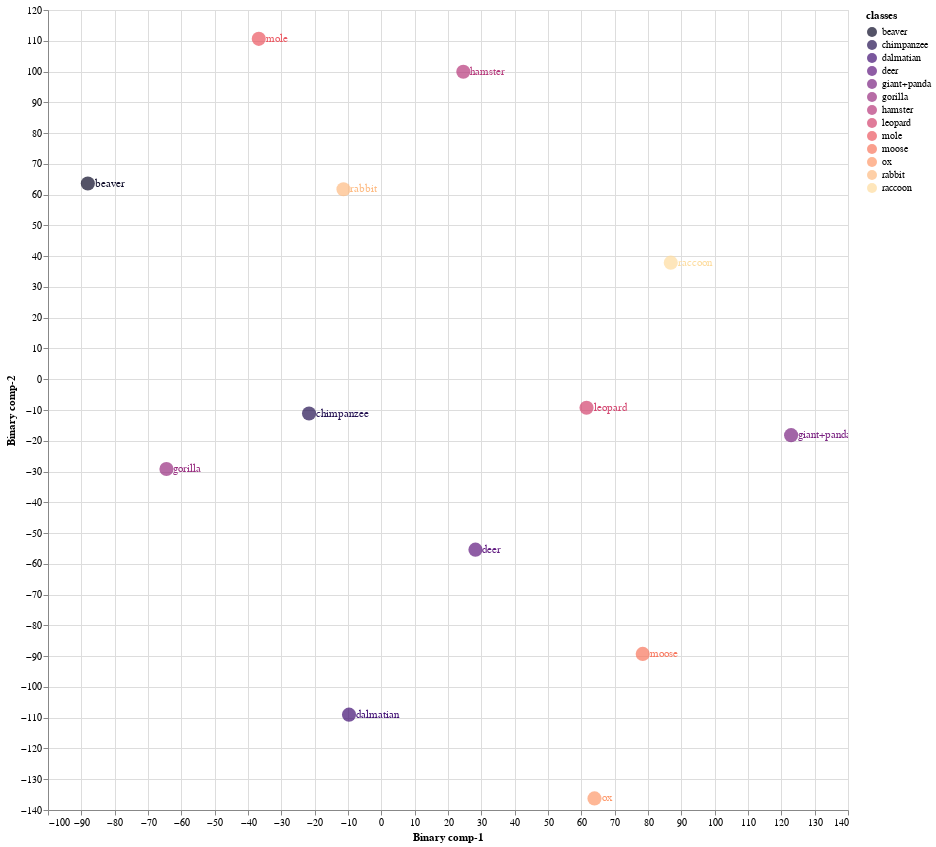
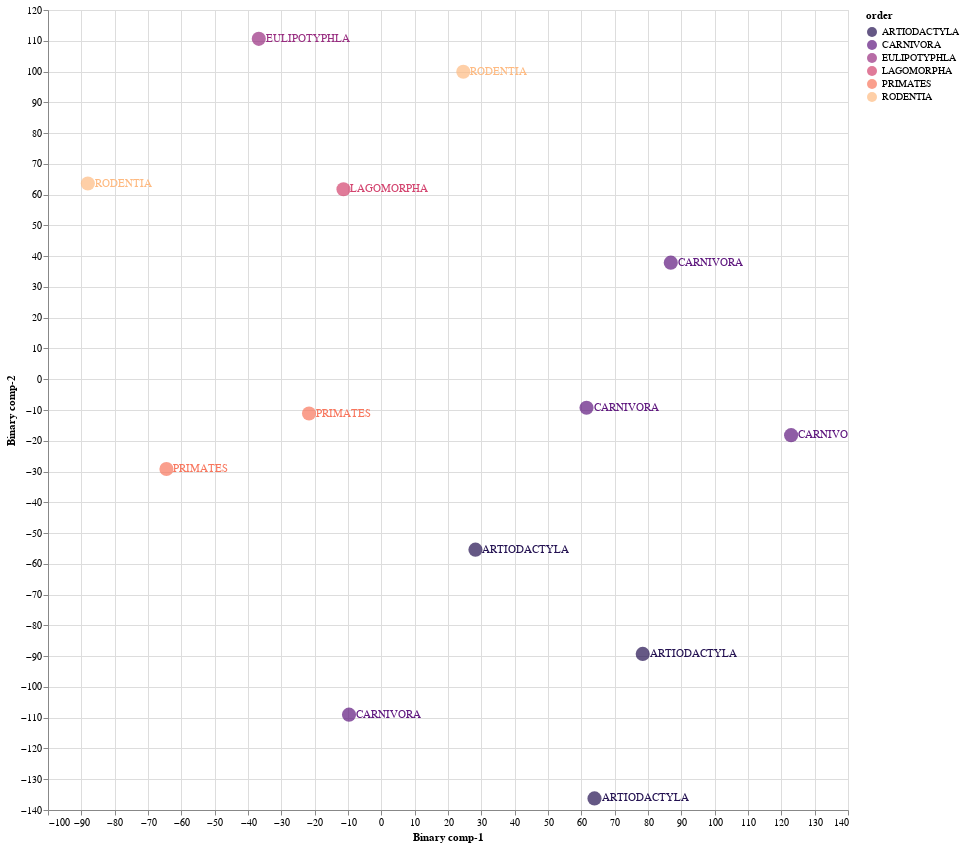

Notebook code cell kept with these figures, in order:
### Markdown cell above
# 10. CZSL on Unseen Test Set using Hyperoptimsation parameters

### Code cell
Train01 = CZSL(mode = "Train", 
               split = 1, 
               DNN = ProjectionNetwork1, 
               epochs = 39, 
               bs = 9, 
               numunits = 606, 
               lr = 0.5218164192494622, 
               optimiser = nn.ReLU(), 
               dropout = 0.47890238850760236, 
               mom = 0.9397540942994486, 
               wd = 0,  
               device = 'cuda', 
               checkpoint = CP1, 
               dist_type = 'cosine')

#mode
#1. "Train" - Use Train Val split
#2. "Test" - For Unseen Test Data

#split
# 1 -Train/Val Split 1
# 2 -Train/Val Split 2
# 3 -Train/Val Split 3

#pred_type
#1. "Probabilistic" - continous real numbers giving probability for prdiction to be 1
#2. "Deterministic" - 1 or 0 prediction values

#dist_type
#1. euclidean
#2. cosine
#3. hamming
#4. jaccard

### Figure 1 — Vega-Lite specification as saved in the notebook (floating-point values rounded to 4 significant figures)
{"config": {"view": {"continuousWidth": 400, "continuousHeight": 300}}, "layer": [{"mark": {"type": "circle", "size": 200}, "encoding": {"color": {"field": "classes", "scale": {"scheme": "Magma"}, "type": "nominal"}, "x": {"field": "Binary comp-1", "type": "quantitative"}, "y": {"field": "Binary comp-2", "type": "quantitative"}}, "height": 800, "selection": {"selector005": {"type": "interval", "bind": "scales", "encodings": ["x", "y"]}}, "width": 800}, {"mark": {"type": "text", "align": "left", "baseline": "middle", "dx": 7}, "encoding": {"color": {"field": "classes", "scale": {"scheme": "Magma"}, "type": "nominal"}, "text": {"field": "classes", "type": "nominal"}, "x": {"field": "Binary comp-1", "type": "quantitative"}, "y": {"field": "Binary comp-2", "type": "quantitative"}}, "height": 800, "width": 800}], "data": {"name": "data-6e3f96f19033b893c45ea275b925e0fb"}, "$schema": "https://vega.github.io/schema/vega-lite/v4.17.0.json", "datasets": {"data-6e3f96f19033b893c45ea275b925e0fb": [{"Binary comp-1": -88.05, "Binary comp-2": 63.6, "classes": "beaver", "sciName": "Aplodontia_rufa", "animal_label": 4, "animal_class": "beaver", "mainCommonName": "Mountain Beaver", "otherCommonNames": "Boomer|Sewellel|Point Arena Mountain Beaver|Point Reyes Mountain Beaver", "class": "Mammalia", "infraclass": "Placentalia", "magnorder": "Boreoeutheria", "superorder": "Euarchontoglires", "order": "RODENTIA", "suborder": "SCIUROMORPHA", "infraorder": null, "parvorder": null, "superfamily": null, "family": "APLODONTIIDAE", "subfamily": null, "tribe": null, "genus": "Aplodontia"}, {"Binary comp-1": -9.697, "Binary comp-2": -109.0, "classes": "dalmatian", "sciName": "Canis_familiaris", "animal_label": 5, "animal_class": "dalmatian", "mainCommonName": "Domestic Dog", "otherCommonNames": "Dog|Dingo|Feral Dog|New Guinea Singing Dog|Village Dog", "class": "Mammalia", "infraclass": "Placentalia", "magnorder": "Boreoeutheria", "superorder": "Laurasiatheria", "order": "CARNIVORA", "suborder": "CANIFORMIA", "infraorder": "CANOIDEA", "parvorder": null, "superfamily": null, "family": "CANIDAE", "subfamily": null, "tribe": null, "genus": "Canis"}, {"Binary comp-1": -36.76, "Binary comp-2": 110.6, "classes": "mole", "sciName": "Talpa_altaica", "animal_label": 12, "animal_class": "mole", "mainCommonName": "Altai Mole", "otherCommonNames": "Siberian Mole", "class": "Mammalia", "infraclass": "Placentalia", "magnorder": "Boreoeutheria", "superorder": "Laurasiatheria", "order": "EULIPOTYPHLA", "suborder": null, "infraorder": null, "parvorder": null, "superfamily": null, "family": "TALPIDAE", "subfamily": "TALPINAE", "tribe": "TALPINI", "genus": "Talpa"}, {"Binary comp-1": 61.56, "Binary comp-2": -9.283, "classes": "leopard", "sciName": "Panthera_pardus", "animal_label": 15, "animal_class": "leopard", "mainCommonName": "Leopard", "otherCommonNames": "Panther", "class": "Mammalia", "infraclass": "Placentalia", "magnorder": "Boreoeutheria", "superorder": "Laurasiatheria", "order": "CARNIVORA", "suborder": "FELIFORMIA", "infraorder": "FELOIDEA", "parvorder": null, "superfamily": null, "family": "FELIDAE", "subfamily": "PANTHERINAE", "tribe": null, "genus": "Panthera"}, {"Binary comp-1": 78.42, "Binary comp-2": -89.27, "classes": "moose", "sciName": "Alces_alces", "animal_label": 16, "animal_class": "moose", "mainCommonName": "Moose", "otherCommonNames": "Elk|Eurasian Elk|Caucasian Moose", "class": "Mammalia", "infraclass": "Placentalia", "magnorder": "Boreoeutheria", "superorder": "Laurasiatheria", "order": "ARTIODACTYLA", "suborder": "RUMINANTIA", "infraorder": "PECORA", "parvorder": null, "superfamily": null, "family": "CERVIDAE", "subfamily": "CAPREOLINAE", "tribe": "ALCEINI", "genus": "Alces"}, {"Binary comp-1": -64.47, "Binary comp-2": -29.16, "classes": "gorilla", "sciName": "Gorilla_gorilla", "animal_label": 20, "animal_class": "gorilla", "mainCommonName": "Western Gorilla", "otherCommonNames": "Lowland Gorilla|Cross River Gorilla|Western Lowland Gorilla", "class": "Mammalia", "infraclass": "Placentalia", "magnorder": "Boreoeutheria", "superorder": "Euarchontoglires", "order": "PRIMATES", "suborder": "HAPLORHINI", "infraorder": "SIMIIFORMES", "parvorder": "CATARRHINI", "superfamily": "HOMINOIDEA", "family": "HOMINIDAE", "subfamily": "HOMININAE", "tribe": null, "genus": "Gorilla"}, {"Binary comp-1": 63.95, "Binary comp-2": -136.2, "classes": "ox", "sciName": "Bos_sauveli", "animal_label": 21, "animal_class": "ox", "mainCommonName": "Kouprey", "otherCommonNames": "Gray Ox|Indochinese Forest Ox", "class": "Mammalia", "infraclass": "Placentalia", "magnorder": "Boreoeutheria", "superorder": "Laurasiatheria", "order": "ARTIODACTYLA", "suborder": "RUMINANTIA", "infraorder": "PECORA", "parvorder": null, "superfamily": null, "family": "BOVIDAE", "subfamily": "BOVINAE", "tribe": "BOVINI", "genus": "Bos"}, {"Binary comp-1": -21.69, "Binary comp-2": -11.15, "classes": "chimpanzee", "sciName": "Pan_troglodytes", "animal_label": 25, "animal_class": "chimpanzee", "mainCommonName": "Chimpanzee", "otherCommonNames": "Chimpanzee|Common Chimpanzee|Robust Chimpanzee|Central Chimpanzee|Eastern Chimpanzee|Nigeria-Cameroon Chimpanzee|Western Chimpanzee", "class": "Mammalia", "infraclass": "Placentalia", "magnorder": "Boreoeutheria", "superorder": "Euarchontoglires", "order": "PRIMATES", "suborder": "HAPLORHINI", "infraorder": "SIMIIFORMES", "parvorder": "CATARRHINI", "superfamily": "HOMINOIDEA", "family": "HOMINIDAE", "subfamily": "HOMININAE", "tribe": null, "genus": "Pan"}, {"Binary comp-1": 24.6, "Binary comp-2": 99.92, "classes": "hamster", "sciName": "Mesocricetus_brandti", "animal_label": 26, "animal_class": "hamster", "mainCommonName": "Brandt's Hamster", "otherCommonNames": "Turkish Hamster", "class": "Mammalia", "infraclass": "Placentalia", "magnorder": "Boreoeutheria", "superorder": "Euarchontoglires", "order": "RODENTIA", "suborder": "SUPRAMYOMORPHA", "infraorder": "MYOMORPHI", "parvorder": null, "superfamily": "MUROIDEA", "family": "CRICETIDAE", "subfamily": "CRICETINAE", "tribe": null, "genus": "Mesocricetus"}, {"Binary comp-1": -11.35, "Binary comp-2": 61.74, "classes": "rabbit", "sciName": "Pentalagus_furnessi", "animal_label": 29, "animal_class": "rabbit", "mainCommonName": "Amami Rabbit", "otherCommonNames": "Ryukyu Rabbit", "class": "Mammalia", "infraclass": "Placentalia", "magnorder": "Boreoeutheria", "superorder": "Euarchontoglires", "order": "LAGOMORPHA", "suborder": null, "infraorder": null, "parvorder": null, "superfamily": null, "family": "LEPORIDAE", "subfamily": null, "tribe": null, "genus": "Pentalagus"}, {"Binary comp-1": 122.9, "Binary comp-2": -18.17, "classes": "giant+panda", "sciName": "Ailuropoda_melanoleuca", "animal_label": 39, "animal_class": "giant+panda", "mainCommonName": "Giant Panda", "otherCommonNames": "Da Xiong Mao", "class": "Mammalia", "infraclass": "Placentalia", "magnorder": "Boreoeutheria", "superorder": "Laurasiatheria", "order": "CARNIVORA", "suborder": "CANIFORMIA", "infraorder": "ARCTOIDEA", "parvorder": null, "superfamily": "URSOIDEA", "family": "URSIDAE", "subfamily": "AILUROPODINAE", "tribe": null, "genus": "Ailuropoda"}, {"Binary comp-1": 28.24, "Binary comp-2": -55.4, "classes": "deer", "sciName": "Hydropotes_inermis", "animal_label": 40, "animal_class": "deer", "mainCommonName": "Chinese Water Deer", "otherCommonNames": null, "class": "Mammalia", "infraclass": "Placentalia", "magnorder": "Boreoeutheria", "superorder": "Laurasiatheria", "order": "ARTIODACTYLA", "suborder": "RUMINANTIA", "infraorder": "PECORA", "parvorder": null, "superfamily": null, "family": "CERVIDAE", "subfamily": "CAPREOLINAE", "tribe": "CAPREOLINI", "genus": "Hydropotes"}, {"Binary comp-1": 86.84, "Binary comp-2": 37.89, "classes": "raccoon", "sciName": "Procyon_lotor", "animal_label": 48, "animal_class": "raccoon", "mainCommonName": "Northern Raccoon", "otherCommonNames": "Common Raccoon", "class": "Mammalia", "infraclass": "Placentalia", "magnorder": "Boreoeutheria", "superorder": "Laurasiatheria", "order": "CARNIVORA", "suborder": "CANIFORMIA", "infraorder": "ARCTOIDEA", "parvorder": null, "superfamily": "MUSTELOIDEA", "family": "PROCYONIDAE", "subfamily": null, "tribe": null, "genus": "Procyon"}]}}

### Figure 2 — Vega-Lite specification as saved in the notebook (floating-point values rounded to 4 significant figures)
{"config": {"view": {"continuousWidth": 400, "continuousHeight": 300}}, "layer": [{"mark": {"type": "circle", "size": 200}, "encoding": {"color": {"field": "order", "scale": {"scheme": "Magma"}, "type": "nominal"}, "x": {"field": "Binary comp-1", "type": "quantitative"}, "y": {"field": "Binary comp-2", "type": "quantitative"}}, "height": 800, "selection": {"selector006": {"type": "interval", "bind": "scales", "encodings": ["x", "y"]}}, "width": 800}, {"mark": {"type": "text", "align": "left", "baseline": "middle", "dx": 7}, "encoding": {"color": {"field": "order", "scale": {"scheme": "Magma"}, "type": "nominal"}, "text": {"field": "order", "type": "nominal"}, "x": {"field": "Binary comp-1", "type": "quantitative"}, "y": {"field": "Binary comp-2", "type": "quantitative"}}, "height": 800, "width": 800}], "data": {"name": "data-6e3f96f19033b893c45ea275b925e0fb"}, "$schema": "https://vega.github.io/schema/vega-lite/v4.17.0.json", "datasets": {"data-6e3f96f19033b893c45ea275b925e0fb": [{"Binary comp-1": -88.05, "Binary comp-2": 63.6, "classes": "beaver", "sciName": "Aplodontia_rufa", "animal_label": 4, "animal_class": "beaver", "mainCommonName": "Mountain Beaver", "otherCommonNames": "Boomer|Sewellel|Point Arena Mountain Beaver|Point Reyes Mountain Beaver", "class": "Mammalia", "infraclass": "Placentalia", "magnorder": "Boreoeutheria", "superorder": "Euarchontoglires", "order": "RODENTIA", "suborder": "SCIUROMORPHA", "infraorder": null, "parvorder": null, "superfamily": null, "family": "APLODONTIIDAE", "subfamily": null, "tribe": null, "genus": "Aplodontia"}, {"Binary comp-1": -9.697, "Binary comp-2": -109.0, "classes": "dalmatian", "sciName": "Canis_familiaris", "animal_label": 5, "animal_class": "dalmatian", "mainCommonName": "Domestic Dog", "otherCommonNames": "Dog|Dingo|Feral Dog|New Guinea Singing Dog|Village Dog", "class": "Mammalia", "infraclass": "Placentalia", "magnorder": "Boreoeutheria", "superorder": "Laurasiatheria", "order": "CARNIVORA", "suborder": "CANIFORMIA", "infraorder": "CANOIDEA", "parvorder": null, "superfamily": null, "family": "CANIDAE", "subfamily": null, "tribe": null, "genus": "Canis"}, {"Binary comp-1": -36.76, "Binary comp-2": 110.6, "classes": "mole", "sciName": "Talpa_altaica", "animal_label": 12, "animal_class": "mole", "mainCommonName": "Altai Mole", "otherCommonNames": "Siberian Mole", "class": "Mammalia", "infraclass": "Placentalia", "magnorder": "Boreoeutheria", "superorder": "Laurasiatheria", "order": "EULIPOTYPHLA", "suborder": null, "infraorder": null, "parvorder": null, "superfamily": null, "family": "TALPIDAE", "subfamily": "TALPINAE", "tribe": "TALPINI", "genus": "Talpa"}, {"Binary comp-1": 61.56, "Binary comp-2": -9.283, "classes": "leopard", "sciName": "Panthera_pardus", "animal_label": 15, "animal_class": "leopard", "mainCommonName": "Leopard", "otherCommonNames": "Panther", "class": "Mammalia", "infraclass": "Placentalia", "magnorder": "Boreoeutheria", "superorder": "Laurasiatheria", "order": "CARNIVORA", "suborder": "FELIFORMIA", "infraorder": "FELOIDEA", "parvorder": null, "superfamily": null, "family": "FELIDAE", "subfamily": "PANTHERINAE", "tribe": null, "genus": "Panthera"}, {"Binary comp-1": 78.42, "Binary comp-2": -89.27, "classes": "moose", "sciName": "Alces_alces", "animal_label": 16, "animal_class": "moose", "mainCommonName": "Moose", "otherCommonNames": "Elk|Eurasian Elk|Caucasian Moose", "class": "Mammalia", "infraclass": "Placentalia", "magnorder": "Boreoeutheria", "superorder": "Laurasiatheria", "order": "ARTIODACTYLA", "suborder": "RUMINANTIA", "infraorder": "PECORA", "parvorder": null, "superfamily": null, "family": "CERVIDAE", "subfamily": "CAPREOLINAE", "tribe": "ALCEINI", "genus": "Alces"}, {"Binary comp-1": -64.47, "Binary comp-2": -29.16, "classes": "gorilla", "sciName": "Gorilla_gorilla", "animal_label": 20, "animal_class": "gorilla", "mainCommonName": "Western Gorilla", "otherCommonNames": "Lowland Gorilla|Cross River Gorilla|Western Lowland Gorilla", "class": "Mammalia", "infraclass": "Placentalia", "magnorder": "Boreoeutheria", "superorder": "Euarchontoglires", "order": "PRIMATES", "suborder": "HAPLORHINI", "infraorder": "SIMIIFORMES", "parvorder": "CATARRHINI", "superfamily": "HOMINOIDEA", "family": "HOMINIDAE", "subfamily": "HOMININAE", "tribe": null, "genus": "Gorilla"}, {"Binary comp-1": 63.95, "Binary comp-2": -136.2, "classes": "ox", "sciName": "Bos_sauveli", "animal_label": 21, "animal_class": "ox", "mainCommonName": "Kouprey", "otherCommonNames": "Gray Ox|Indochinese Forest Ox", "class": "Mammalia", "infraclass": "Placentalia", "magnorder": "Boreoeutheria", "superorder": "Laurasiatheria", "order": "ARTIODACTYLA", "suborder": "RUMINANTIA", "infraorder": "PECORA", "parvorder": null, "superfamily": null, "family": "BOVIDAE", "subfamily": "BOVINAE", "tribe": "BOVINI", "genus": "Bos"}, {"Binary comp-1": -21.69, "Binary comp-2": -11.15, "classes": "chimpanzee", "sciName": "Pan_troglodytes", "animal_label": 25, "animal_class": "chimpanzee", "mainCommonName": "Chimpanzee", "otherCommonNames": "Chimpanzee|Common Chimpanzee|Robust Chimpanzee|Central Chimpanzee|Eastern Chimpanzee|Nigeria-Cameroon Chimpanzee|Western Chimpanzee", "class": "Mammalia", "infraclass": "Placentalia", "magnorder": "Boreoeutheria", "superorder": "Euarchontoglires", "order": "PRIMATES", "suborder": "HAPLORHINI", "infraorder": "SIMIIFORMES", "parvorder": "CATARRHINI", "superfamily": "HOMINOIDEA", "family": "HOMINIDAE", "subfamily": "HOMININAE", "tribe": null, "genus": "Pan"}, {"Binary comp-1": 24.6, "Binary comp-2": 99.92, "classes": "hamster", "sciName": "Mesocricetus_brandti", "animal_label": 26, "animal_class": "hamster", "mainCommonName": "Brandt's Hamster", "otherCommonNames": "Turkish Hamster", "class": "Mammalia", "infraclass": "Placentalia", "magnorder": "Boreoeutheria", "superorder": "Euarchontoglires", "order": "RODENTIA", "suborder": "SUPRAMYOMORPHA", "infraorder": "MYOMORPHI", "parvorder": null, "superfamily": "MUROIDEA", "family": "CRICETIDAE", "subfamily": "CRICETINAE", "tribe": null, "genus": "Mesocricetus"}, {"Binary comp-1": -11.35, "Binary comp-2": 61.74, "classes": "rabbit", "sciName": "Pentalagus_furnessi", "animal_label": 29, "animal_class": "rabbit", "mainCommonName": "Amami Rabbit", "otherCommonNames": "Ryukyu Rabbit", "class": "Mammalia", "infraclass": "Placentalia", "magnorder": "Boreoeutheria", "superorder": "Euarchontoglires", "order": "LAGOMORPHA", "suborder": null, "infraorder": null, "parvorder": null, "superfamily": null, "family": "LEPORIDAE", "subfamily": null, "tribe": null, "genus": "Pentalagus"}, {"Binary comp-1": 122.9, "Binary comp-2": -18.17, "classes": "giant+panda", "sciName": "Ailuropoda_melanoleuca", "animal_label": 39, "animal_class": "giant+panda", "mainCommonName": "Giant Panda", "otherCommonNames": "Da Xiong Mao", "class": "Mammalia", "infraclass": "Placentalia", "magnorder": "Boreoeutheria", "superorder": "Laurasiatheria", "order": "CARNIVORA", "suborder": "CANIFORMIA", "infraorder": "ARCTOIDEA", "parvorder": null, "superfamily": "URSOIDEA", "family": "URSIDAE", "subfamily": "AILUROPODINAE", "tribe": null, "genus": "Ailuropoda"}, {"Binary comp-1": 28.24, "Binary comp-2": -55.4, "classes": "deer", "sciName": "Hydropotes_inermis", "animal_label": 40, "animal_class": "deer", "mainCommonName": "Chinese Water Deer", "otherCommonNames": null, "class": "Mammalia", "infraclass": "Placentalia", "magnorder": "Boreoeutheria", "superorder": "Laurasiatheria", "order": "ARTIODACTYLA", "suborder": "RUMINANTIA", "infraorder": "PECORA", "parvorder": null, "superfamily": null, "family": "CERVIDAE", "subfamily": "CAPREOLINAE", "tribe": "CAPREOLINI", "genus": "Hydropotes"}, {"Binary comp-1": 86.84, "Binary comp-2": 37.89, "classes": "raccoon", "sciName": "Procyon_lotor", "animal_label": 48, "animal_class": "raccoon", "mainCommonName": "Northern Raccoon", "otherCommonNames": "Common Raccoon", "class": "Mammalia", "infraclass": "Placentalia", "magnorder": "Boreoeutheria", "superorder": "Laurasiatheria", "order": "CARNIVORA", "suborder": "CANIFORMIA", "infraorder": "ARCTOIDEA", "parvorder": null, "superfamily": "MUSTELOIDEA", "family": "PROCYONIDAE", "subfamily": null, "tribe": null, "genus": "Procyon"}]}}
